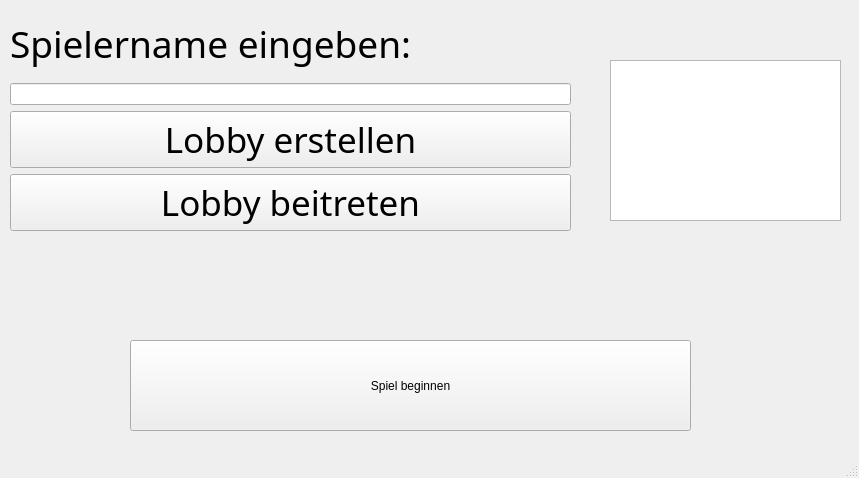
<?xml version="1.0" encoding="UTF-8"?>
<ui version="4.0">
 <class>MainWindow</class>
 <widget class="QMainWindow" name="MainWindow">
  <property name="geometry">
   <rect>
    <x>0</x>
    <y>0</y>
    <width>859</width>
    <height>478</height>
   </rect>
  </property>
  <property name="windowTitle">
   <string>Lobby Qwirkel</string>
  </property>
  <widget class="QWidget" name="centralwidget">
   <widget class="QPushButton" name="pushButton_3">
    <property name="geometry">
     <rect>
      <x>130</x>
      <y>340</y>
      <width>561</width>
      <height>91</height>
     </rect>
    </property>
    <property name="text">
     <string>Spiel beginnen</string>
    </property>
   </widget>
   <widget class="QPlainTextEdit" name="logEditor">
    <property name="geometry">
     <rect>
      <x>610</x>
      <y>60</y>
      <width>231</width>
      <height>161</height>
     </rect>
    </property>
   </widget>
   <widget class="QWidget" name="layoutWidget">
    <property name="geometry">
     <rect>
      <x>10</x>
      <y>10</y>
      <width>561</width>
      <height>221</height>
     </rect>
    </property>
    <layout class="QVBoxLayout" name="verticalLayout_2">
     <item>
      <widget class="QLabel" name="label">
       <property name="font">
        <font>
         <family>Candara Light</family>
         <pointsize>28</pointsize>
        </font>
       </property>
       <property name="text">
        <string>Spielername eingeben:</string>
       </property>
      </widget>
     </item>
     <item>
      <widget class="QLineEdit" name="lineEdit"/>
     </item>
     <item>
      <widget class="QPushButton" name="startStopButton">
       <property name="font">
        <font>
         <family>Candara Light</family>
         <pointsize>26</pointsize>
        </font>
       </property>
       <property name="text">
        <string>Lobby erstellen</string>
       </property>
      </widget>
     </item>
     <item>
      <widget class="QPushButton" name="connectButton">
       <property name="font">
        <font>
         <family>Candara Light</family>
         <pointsize>26</pointsize>
        </font>
       </property>
       <property name="text">
        <string>Lobby beitreten</string>
       </property>
      </widget>
     </item>
    </layout>
   </widget>
  </widget>
  <widget class="QMenuBar" name="menubar">
   <property name="geometry">
    <rect>
     <x>0</x>
     <y>0</y>
     <width>859</width>
     <height>21</height>
    </rect>
   </property>
  </widget>
  <widget class="QStatusBar" name="statusbar"/>
 </widget>
 <resources/>
 <connections/>
</ui>
